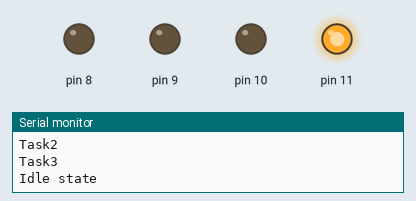
Recording of a sketch running on a simulated Arduino Uno, built with avr-gcc and run on an emulated ATmega328P. Shown: output pins drawn as LEDs (lit = HIGH), the last lines printed to the serial monitor.

Above: at 0.1 s.
At 13.3 s:
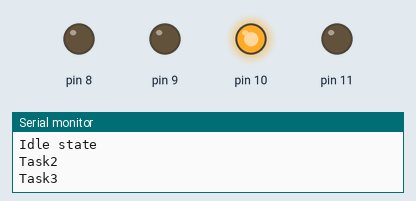
At 25.89 s:
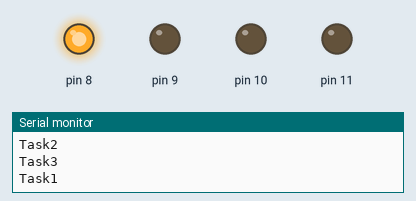
At 35.1 s:
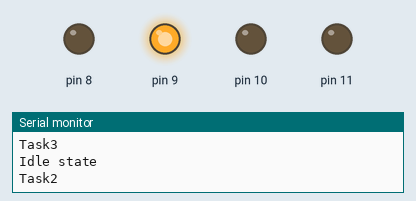
Timing chart, 0 to 40.0 s (numbered marks = the images above):
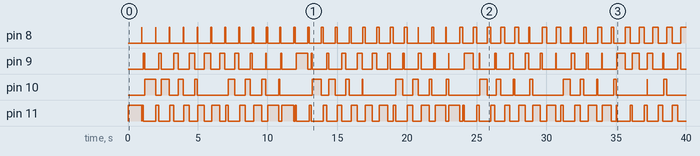

Measured:
- by itself, pin 8: moves between LOW and HIGH, repeating every 10.9 s
- by itself, pin 9: LOW → HIGH at 1.1 s, → LOW 0.11 s later, → HIGH 0.99 s later, → LOW 0.21 s later, … (72 changes in this stretch)
- by itself, pin 10: LOW → HIGH at 1.2 s, → LOW 0.78 s later, → HIGH 0.42 s later, → LOW 0.57 s later, … (52 changes in this stretch)

The sketch:

led_rtos.ino
```cpp
#include <Arduino_FreeRTOS.h>
void setup()
{
Serial.begin(9600);
Serial.println(F("In Setup function"));
  pinMode(8,OUTPUT);
  pinMode(9,OUTPUT);
  pinMode(10,OUTPUT);
  pinMode(11,OUTPUT);
 xTaskCreate(MyTask1, "Task1", 100, NULL, 1, NULL);
 xTaskCreate(MyTask2, "Task2", 100, NULL, 2, NULL);
 xTaskCreate(MyTask3, "Task3", 100, NULL, 3, NULL);
 xTaskCreate(MyIdleTask, "IdleTask", 100, NULL, 0, NULL);}
void loop()
{}
static void MyTask1(void* pvParameters)
{
   while(1)
  {
    digitalWrite(8,HIGH);
    digitalWrite(9,LOW);
    digitalWrite(10,LOW);
    digitalWrite(11,LOW);
    Serial.println(F("Task1"));
    vTaskDelay(1000/portTICK_PERIOD_MS);
  }
}
static void MyTask2(void* pvParameters)
{
while(1)
  { digitalWrite(8,LOW);
    digitalWrite(9,HIGH);
    digitalWrite(10,LOW);
    digitalWrite(11,LOW);
    Serial.println(F("Task2"));
    vTaskDelay(1100/portTICK_PERIOD_MS);
  }
}
static void MyTask3(void* pvParameters)
{
while(1)
  {
   digitalWrite(8,LOW);
   digitalWrite(9,LOW);
   digitalWrite(10,HIGH);
   digitalWrite(11,LOW);
   Serial.println(F("Task3"));
   vTaskDelay(1200/portTICK_PERIOD_MS);
  }
}
static void MyIdleTask(void* pvParameters)
{
  while(1)
   {
    digitalWrite(8,LOW);
    digitalWrite(9,LOW);
    digitalWrite(10,LOW);
    digitalWrite(11,HIGH);
    Serial.println(F("Idle state"));
    delay(1000);
  }
}
```
